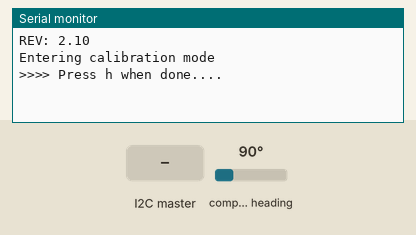
Recording of a sketch running on a simulated Arduino Uno, built with avr-gcc and run on an emulated ATmega328P. Parts: the last lines printed to the serial monitor. The test bench sets the inputs (shaded band); at power-on: compass heading 90°.

Above: at 1.2 s.
1.3 s: the I2C master sends "h"
At 1.42 s:
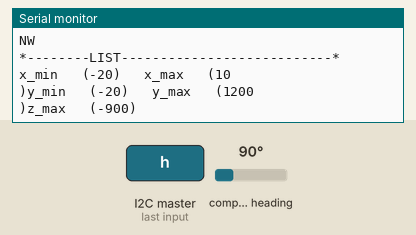
2.9 s: compass heading set to 7°
At 2.95 s:
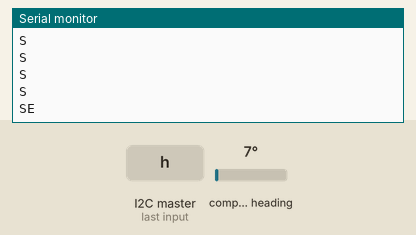

Measured:
- after the input at 1.3 s, the serial monitor: prints a new line at once (image 1)
- after the input at 2.9 s, the serial monitor: prints a new line at once (image 2)

The sketch:

MrkII_Compas_V02.ino
```cpp
/*
 * Update 2.10
 * need new calibration when attached to the robot
 *
 * >>>>int directionHeading(int heading){
 *
 * #define DEBUG ENABLES SERIAL INTERFACE
 * #define CALIBRATION show calibration data else it shows direction data
 * #define I2C_ACTIVE ENABLES I2C COMUNICATION
 */

//-----INCLUDE-----------*
#include <MechaQMC5883.h>
#include <Wire.h>
#include <math.h>

//-----DEFINE-----------*
#define DEBUG
//#define CALIBRATION
#define I2C_ACTIVE

#define REVISION 2.10
#define DEG_PER_RAD (180.0/3.14159265358979)

// new connection instead of serial

#define SLAVE_ADDR 0x08 // hex 0x10 address for nucleo
#define DATA_SIZE 32

MechaQMC5883 qmc;

//-----VARIABLES----------*
//TEMP:
bool showCal = false;
//------------------------*
bool calibrated = false;
bool calibrationMode = false ;

// I2C
char nucleoData[DATA_SIZE] = "";
bool dataReceived = false;

int x_min;
int x_max;

int y_min;
int y_max;

int z_max;

int x_offset;
int y_offset;

float x_scale;
float y_scale;

String inputString = "";      // a String to hold incoming data
bool stringComplete = false;

int old_spriteNum = 8;
int spriteNum = 0;
//-----SETUP--------------*
void setup() {
  #ifdef DEBUG
    Serial.begin(115200);
    Serial.print("REV: ");
    Serial.println(REVISION);
  #endif

    Wire.begin();
  #ifdef I2C_ACTIVE
    Wire.begin(SLAVE_ADDR);
    Wire.onRequest(requestEvent);
    Wire.onReceive(receiveEvent);
  #endif

  qmc.init();
  inputString.reserve(200);
}

//-----LIST---------------*
void requestEvent(){ Wire.write(spriteNum);}

bool isCalibrated(){ return calibrated;}
bool isCalibrating(){ return calibrationMode;}

float readHeading();
void enterCalNorthMode();

void enterCalMode();
void calibrate();
void exitCalMode();

int directionHeading(int);

void showDirection(int);
void showCalibration();

//-----MAIN---------------*
void loop() {
  int x, y, z;
  int heading;


  // Sensor calibration--------------------------------------------------------
  //---------------------------------------------------------------------------
  //If we're not calibrated
  if(!isCalibrated()){

    //And we're not currently calibrating
    if(!isCalibrating()){
      #ifdef DEBUG
        Serial.println("Entering calibration mode");
        Serial.println(">>>> Press h when done....");
      #endif
      enterCalMode(); //This sets the output data rate to the highest possible and puts the mag sensor in active mode
    }
    else{
      //Must call every loop while calibrating to collect calibration data
      //This will automatically exit calibration
      //You can terminate calibration early by calling exitCalMode();
      calibrate();
    }
  }
  else if(isCalibrated()){ //isCalibrated(TRUE)
    if(showCal){
      showCal = false;
      showCalibration();
    }
  }

  if(isCalibrated()){
    heading = (int)readHeading();   //reading
    spriteNum = directionHeading(heading);      //get direction

    // als new_value = 0 && old value = 7 OF new_value = 7 && old value = 0 >>> OK
    // >> ELSE
      // als new_value - old_value groter dan 1 >>> new_value + 1
      // als new_value - old_value kleiner dan  -1 >>> new value -1

    //if(spriteNum != old_spriteNum){

      if((!spriteNum ==0 && !old_spriteNum ==7)||(!spriteNum ==7 && !old_spriteNum ==0)){
        if((spriteNum - old_spriteNum) > 1){
          spriteNum = (old_spriteNum +1);
        }
      }
      else if((spriteNum - old_spriteNum) < -1){
        spriteNum = (old_spriteNum -1);
      }

    /* spriteNum = 0;    // N
     * spriteNum = 1;    // NE
     * spriteNum = 2;    // E
     * spriteNum = 3;    // SE
     * spriteNum = 4;    // S
     * spriteNum = 5;    // SW
     * spriteNum = 6;    // W
     * spriteNum = 7;    // NW
     */
      // show results
      showDirection(spriteNum);

      old_spriteNum =  spriteNum;
      delay(100);
    //}
  }
}

// SERIAL EVENT----- --------------------------------------------------------
//---------------------------------------------------------------------------
void serialEvent(){
  #ifdef DEBUG
  while(Serial.available()){
    // get the new byte:
    char inChar = (char)Serial.read();
    // add it to the inputString:
    inputString += inChar;
    // if the incoming character is a newline, set a flag so the main loop can
    // do something about it:
    if (inChar == '\n'){
      stringComplete = true;
    }
  }
  #endif
}

// I2C EVENT----- -----------------------------------------------------------
//---------------------------------------------------------------------------
void receiveEvent(){

  while(0< Wire.available()){
    for(int i = 0; i < DATA_SIZE; i++){
      nucleoData[i] = Wire.read();
    }
  }
  dataReceived = true;
}

// READING DIRECTION --------------------------------------------------------
//---------------------------------------------------------------------------
float readHeading(){
  int x, y, z;

  qmc.read(&x,&y,&z);
  float xf = (float) x * 1.0f;
  float yf = (float) y * 1.0f;

  //Calculate the heading
  return (atan2(-y*y_scale, x*x_scale) * DEG_PER_RAD);
}

// CALIBRATION --------------------------------------------------------------
//---------------------------------------------------------------------------
void enterCalMode(){
  calibrationMode = true;
  //Starting values for calibration
  x_min = -20;
  x_max =  10;

  y_min = -20;
  y_max = -10;

  z_max = -10;
  calibrated = false;

  /*
   *  Mode : Mode_Standby / Mode_Continuous
   *
   *  ODR : ODR_10Hz / ODR_50Hz / ODR_100Hz / ODR_200Hz
   *  ouput data update rate
   *
   *  RNG : RNG_2G / RNG_8G
   *  magneticfield measurement range
   *
   *  OSR : OSR_512 / OSR_256 / OSR_128 / OSR_64
   *  over sampling rate
  */

  //Set to active mode, highest ODR & OSR for continous readings
  qmc.setMode(Mode_Continuous,ODR_200Hz,RNG_8G,OSR_512);
}

void calibrate(){
  int x, y, z;
  bool changed = false;
  while(!changed){     // wait till robot is ready
    qmc.read(&x,&y,&z);

    if(x < x_min){
      x_min = x;
    }
    if(x > x_max){
      x_max = x;
    }
    if(y < y_min){
      y_min = y;
    }
    if(y > y_max){
      y_max = y;
    }
    if(z < z_max){
      z_max = z;
    }

    serialEvent();

    #ifdef I2C_ACTIVE
      receiveEvent();
    #endif

    delay(10);
    if((stringComplete && inputString == "h\n") || (nucleoData[0] == 'h')){
      changed = true;
      inputString = "";
      stringComplete =  false;
      dataReceived = false;
    }
  }

  exitCalMode();
}

void exitCalMode(){
  //Calculate offsets
  x_offset = (x_min + x_max)/2;

  y_offset = (y_min + y_max)/2;

  x_scale = 1.0/(x_max - x_min);
  y_scale = 1.0/(y_max - y_min);

  calibrationMode = false;
  calibrated = true;
  showCal = true;
}

int directionHeading(int heading){
  String buff;

  if (heading < 0){ //If the heading is negative
    heading *= -1; //Negative the heading
  }
    #ifdef CALIBRATION
      Serial.print(heading);
      Serial.print("\t");
    #endif

    int spriteNum = 0;

    if(heading < 10 && heading > 0 || heading >= 170){
      spriteNum = 0;
      buff = ("N");
    }
    else if(heading >= 150 && heading < 170 ){
      spriteNum = 1;
      buff = ("NE");
    }
    else if(heading >= 130 && heading < 150 ){
      spriteNum = 2;
      buff = ("E");
    }
    else if(heading >= 100 && heading < 130 ){
      spriteNum = 3;
      buff = ("SE");
    }
    else if(heading >= 80 && heading < 100 ){
      spriteNum = 4;
      buff = ("S");
    }
    else if(heading >= 55 && heading < 80 ){
      spriteNum = 5;
      buff = ("SW");
    }
    else if(heading >= 30 && heading < 55 ){
      spriteNum = 6;
      buff = ("W");
    }
    else if(heading >= 10 && heading < 30 ){
      spriteNum = 7;
      buff = ("NW");
    }

    #ifdef CALIBRATION
      Serial.println(buff);
    #endif

  return spriteNum;
}
// SHOW EVENT----- ----------------------------------------------------------
//---------------------------------------------------------------------------
void showDirection(int d){
  String buff;
    /* spriteNum = 0;    // N
     * spriteNum = 1;    // NE
     * spriteNum = 2;    // E
     * spriteNum = 3;    // SE
     * spriteNum = 4;    // S
     * spriteNum = 5;    // SW
     * spriteNum = 6;    // W
     * spriteNum = 7;    // NW
     */


    if(d == 0){
      buff = ("N");
    }
    else if(d == 1){
      buff = ("NE");
    }
    else if(d == 2){
      buff = ("E");
    }
    else if(d == 3){
      buff = ("SE");
    }
    else if(d == 4){
      buff = ("S");
    }
    else if(d == 5){
      buff = ("SW");
    }
    else if(d == 6){
      buff = ("W");
    }
    else if(d == 7){
      buff = ("NW");
    }

  #ifndef CALIBRATION
    Serial.println(buff);
  #endif
}

void showCalibration(){
  #ifdef DEBUG
    Serial.println("*--------LIST---------------------------*");
    Serial.print("x_min");
    Serial.print("\t (");
    Serial.print(x_min);
    Serial.print(") \t");
    Serial.print("x_max");
    Serial.print("\t (");
    Serial.println(x_max);
    Serial.print(")");
    Serial.print("y_min");
    Serial.print("\t (");
    Serial.print(y_min);
    Serial.print(") \t");
    Serial.print("y_max");
    Serial.print("\t (");
    Serial.println(y_max);
    Serial.print(")");
    Serial.print("z_max");
    Serial.print("\t (");
    Serial.print(z_max);
    Serial.println(")");
    Serial.println("*---------------------------------------*");
    Serial.println("Calibrated!");
  #endif
}
```
